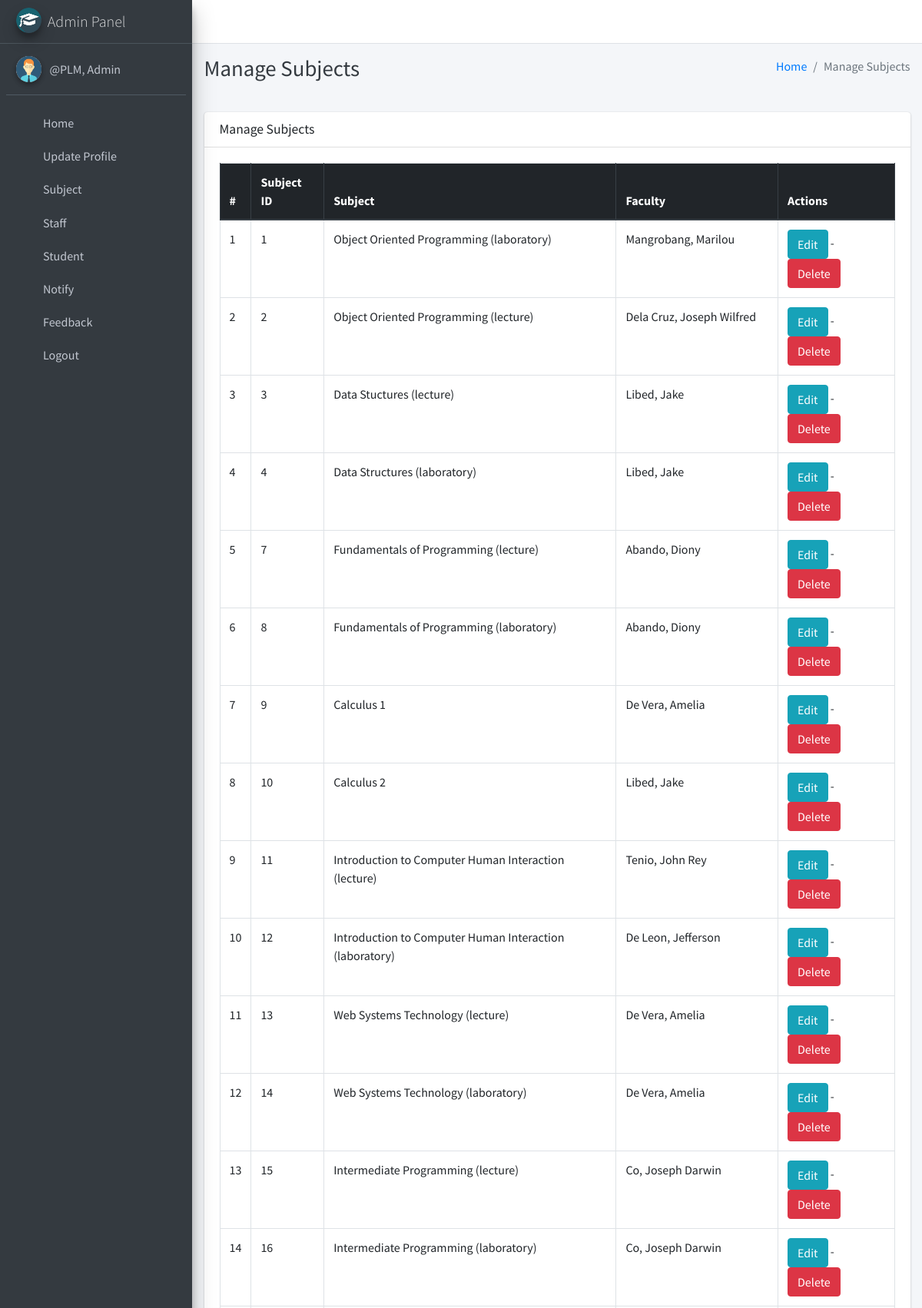
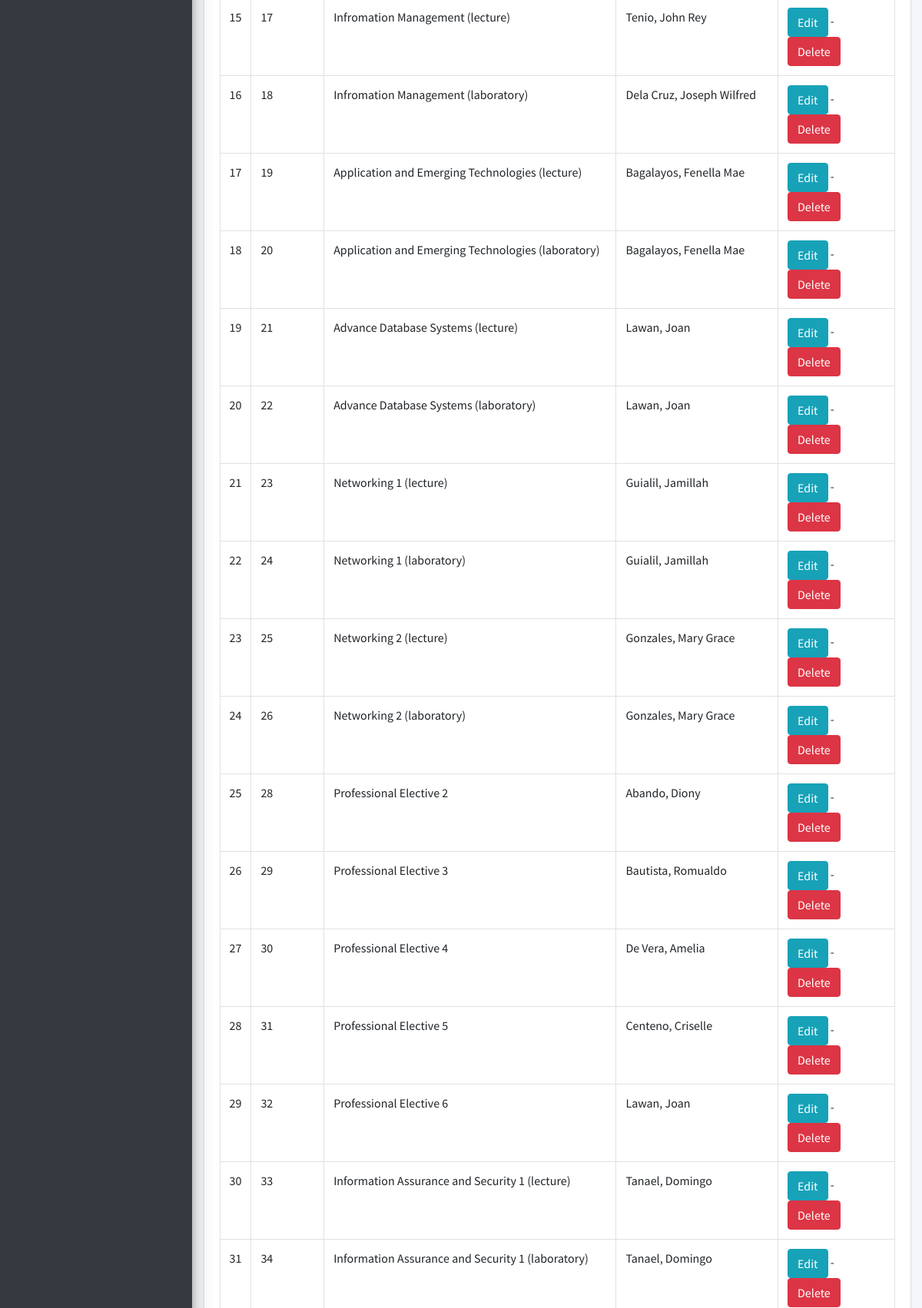
The app's page /subject/manage/ (signed in, upper part) with its own data (2 pictures, top to bottom).
### main_app/models.py (models this page shows, shortened)
class CustomUser(AbstractUser):
    USER_TYPE = ((1, "HOD"), (2, "Staff"), (3, "Student"))
    GENDER = [("M", "Male"), ("F", "Female")]
    username = None  # Removed username, using email instead
    email = models.EmailField(unique=True)
    user_type = models.CharField(default=1, choices=USER_TYPE, max_length=1)
    gender = models.CharField(max_length=1, choices=GENDER)
    profile_pic = models.ImageField()
    address = models.TextField()
    fcm_token = models.TextField(default="")  # For firebase notifications
    created_at = models.DateTimeField(auto_now_add=True)
    updated_at = models.DateTimeField(auto_now=True)
    USERNAME_FIELD = "email"
    REQUIRED_FIELDS = []
    objects = CustomUserManager()
    def __str__(self):
        return self.last_name + ", " + self.first_name

class Subject(models.Model):
    name = models.CharField(max_length=120)
    staff = models.ForeignKey(Staff,on_delete=models.CASCADE)
    course = models.ForeignKey(Course, on_delete=models.DO_NOTHING, null=False, blank=False)
    updated_at = models.DateTimeField(auto_now=True)
    created_at = models.DateTimeField(auto_now_add=True)

class Staff(models.Model):
    course = models.ForeignKey(Course, on_delete=models.DO_NOTHING, null=True, blank=True)
    admin = models.OneToOneField(CustomUser, on_delete=models.CASCADE)

### main_app/hod_views.py (the view)
# urls.py: path("subject/manage/", hod_views.manage_subject, name='manage_subject'),
def manage_subject(request):
    subjects = Subject.objects.all()
    context = {
        'subjects': subjects,
        'page_title': 'Manage Subjects'
    }
    return render(request, "hod_template/manage_subject.html", context)

### main_app/templates/hod_template/manage_subject.html
{% extends 'main_app/base.html' %}
{% load static %}
{% block page_title %}{{page_title}}{% endblock page_title %}
{% block content %}
<section class="content">
    <div class="container-fluid">
        <div class="row">
            <div class="col-md-12">
                <div class="card">
                    <div class="card-header">
                        <h3 class="card-title">{{page_title}}</h3>
                    </div>
                    <div class="card-body">
                        <table id="example2" class="table table-bordered table-hover">
                            <thead class="thead-dark">
                                <tr>
                                    <th>#</th>
                                    <th>Subject ID</th>
                                    <th>Subject</th>
                                    <th>Faculty</th>
                                    <th>Actions</th>
                                </tr>
                            </thead>
                            <tbody>
                                {% for subject in subjects %}
                                <tr>
                                    <td>{{ forloop.counter }}</td>
                                    <td>{{subject.id}}</td>
                                    <td>{{subject.name}}</td>
                                    <td>{{subject.staff.admin}}</td>
                                    <td>
                                        <a href="{% url 'edit_subject' subject.id %}" class="btn btn-info">Edit</a> -
                                        <a href="{% url 'delete_subject' subject.id %}" onclick="return confirm('Are you sure you want to delete this ?')" class="btn btn-danger">Delete</a>
                                    </td>
                                </tr>
                                {% endfor %}
                            </tbody>
                        </table>
                    </div>
                </div>
            </div>
        </div>
    </div>
</section>
{% endblock content %}

### main_app/templates/main_app/sidebar_template.html (shortened to what this page needs)
{% load static %}
<aside class="main-sidebar sidebar-dark-info elevation-4">
    {% if request.user.user_type == '1' %}
    <a href="{% url 'admin_home' %}" class="brand-link">
        <img src="{% static 'dist/img/cmsl.png' %} " alt="AdminLTE Logo"
            class="brand-image img-circle elevation-3" >
        <span class="brand-text font-weight-light">Admin Panel</span>
    </a>
    <div class="sidebar">
        <div class="user-panel mt-3 pb-3 mb-3 d-flex">
            <div class="image">
                <img src="{{ request.user.profile_pic}}" class="img-circle elevation-2" alt="User Image">
            </div>
            <div class="info">
                <a href="#" class="d-block">{{user}}</a>
            </div>
        </div>
        <nav class="mt-2">
            <ul class="nav nav-pills nav-sidebar flex-column" data-widget="treeview" role="menu" data-accordion="false">
                <li class="nav-item">
                    {% url 'admin_home' as admin_home %}
                    <a href="{{admin_home}}" class="nav-link {% if admin_home == request.path %} active {% endif %}">
                        <i class="nav-icon fas fa-home"></i>
                        <p>
                            Home
                        </p>
                    </a>
                </li>
                <li class="nav-item">
                    {% url 'admin_view_profile' as admin_view_profile %}
                    <a href="{{admin_view_profile}}"
                        class="nav-link {% if admin_view_profile == request.path %} active {% endif %}">
                        <i class="nav-icon fas fa-address-card"></i>
                        <p>
                            Update Profile
                        </p>
                    </a>
                </li>
                <li class="nav-item has-treeview">
                    <a href="#" class="nav-link">
                        <i class="nav-icon fas fa-book"></i>
                        <p>
                            Subject
                            <i class="fas fa-angle-left right"></i>
                        </p>
                    </a>
                </li>
                <li class="nav-item has-treeview">
                    <a href="#" class="nav-link">
                        <i class="nav-icon fas fa-user-plus"></i>
                        <p>
                            Staff
                            <i class="fas fa-angle-left right"></i>
                        </p>
                    </a>
                </li>
                <li class="nav-item has-treeview">
                    <a href="#" class="nav-link">
                        <i class="nav-icon fas fa-user-plus"></i>
                        <p>
                            Student
                            <i class="fas fa-angle-left right"></i>
                        </p>
                    </a>
                        </li>
                 <li class="nav-item has-treeview">
                    <a href="#" class="nav-link">
                        <i class="nav-icon fas fa-bullhorn"></i>
                        <p>
                            Notify
                            <i class="fas fa-angle-left right"></i>
                        </p>
                    </a>
                </li>
                <li class="nav-item has-treeview">
                    <a href="#" class="nav-link">
                        <i class="nav-icon fas fa-comment-alt"></i>
                        <p>
                            Feedback
                            <i class="fas fa-angle-left right"></i>
                        </p>
                    </a>
                </li>
                                        {% endif %}
                                        <li class="nav-item">
                                            <a href="{% url 'user_logout' %}"
                                                onclick="return confirm('Your session would be terminated.\n\nProceed?')"
                                                class="nav-link">
                                                <i class="nav-icon fas fa-power-off"></i>
                                                <p>
                                                    Logout
                                                </p>
                                            </a>
                                        </li>
                                    </ul>
                                </nav>
                            </div>-->
    </div>

### records on screen
CustomUser: last_name+first_name "@PLM, Admin"
Subject: id "1", name "Object Oriented Programming (laboratory)", staff.admin "Mangrobang, Marilou"
Subject: id "2", name "Object Oriented Programming (lecture)", staff.admin "Dela Cruz, Joseph Wilfred"
Subject: id "3", name "Data Stuctures (lecture)", staff.admin "Libed, Jake"
Subject: id "4", name "Data Structures (laboratory)", staff.admin "Libed, Jake"
Subject: id "7", name "Fundamentals of Programming (lecture)", staff.admin "Abando, Diony"
Subject: id "8", name "Fundamentals of Programming (laboratory)", staff.admin "Abando, Diony"
Subject: id "9", name "Calculus 1", staff.admin "De Vera, Amelia"
Subject: id "10", name "Calculus 2", staff.admin "Libed, Jake"
Subject: id "11", name "Introduction to Computer Human Interaction (lecture)", staff.admin "Tenio, John Rey"
Subject: id "12", name "Introduction to Computer Human Interaction (laboratory)", staff.admin "De Leon, Jefferson"
Subject: id "13", name "Web Systems Technology (lecture)", staff.admin "De Vera, Amelia"
Subject: id "14", name "Web Systems Technology (laboratory)", staff.admin "De Vera, Amelia"
Subject: id "15", name "Intermediate Programming (lecture)", staff.admin "Co, Joseph Darwin"
Subject: id "16", name "Intermediate Programming (laboratory)", staff.admin "Co, Joseph Darwin"
Subject: id "17", name "Infromation Management (lecture)", staff.admin "Tenio, John Rey"
Subject: id "18", name "Infromation Management (laboratory)", staff.admin "Dela Cruz, Joseph Wilfred"
Subject: id "19", name "Application and Emerging Technologies (lecture)", staff.admin "Bagalayos, Fenella Mae"
Subject: id "20", name "Application and Emerging Technologies (laboratory)", staff.admin "Bagalayos, Fenella Mae"
Subject: id "21", name "Advance Database Systems (lecture)", staff.admin "Lawan, Joan"
Subject: id "22", name "Advance Database Systems (laboratory)", staff.admin "Lawan, Joan"
Subject: id "23", name "Networking 1 (lecture)", staff.admin "Guialil, Jamillah"
Subject: id "24", name "Networking 1 (laboratory)", staff.admin "Guialil, Jamillah"
Subject: id "25", name "Networking 2 (lecture)", staff.admin "Gonzales, Mary Grace"
Subject: id "26", name "Networking 2 (laboratory)", staff.admin "Gonzales, Mary Grace"
Subject: id "28", name "Professional Elective 2", staff.admin "Abando, Diony"
Subject: id "29", name "Professional Elective 3", staff.admin "Bautista, Romualdo"
Subject: id "30", name "Professional Elective 4", staff.admin "De Vera, Amelia"
Subject: id "31", name "Professional Elective 5", staff.admin "Centeno, Criselle"
Subject: id "32", name "Professional Elective 6", staff.admin "Lawan, Joan"
Subject: id "33", name "Information Assurance and Security 1 (lecture)", staff.admin "Tanael, Domingo"
Subject: id "34", name "Information Assurance and Security 1 (laboratory)", staff.admin "Tanael, Domingo"

### other values on screen
{{ page_title }} "Manage Subjects"
